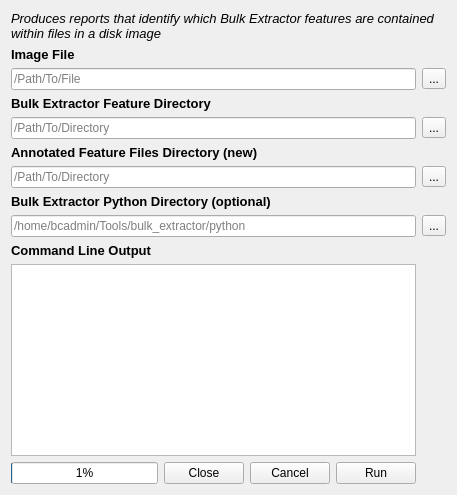
      <widget class="QWidget" name="annotatedTab">
       <attribute name="title">
        <string>Annotate BE Reports</string>
       </attribute>
       <layout class="QGridLayout" name="gridLayout_4">
        <item row="5" column="0" colspan="4">
         <widget class="QLabel" name="annOutDirLabel">
          <property name="font">
           <font>
            <pointsize>10</pointsize>
            <weight>75</weight>
            <bold>true</bold>
           </font>
          </property>
          <property name="text">
           <string>Annotated Feature Files Directory (new)</string>
          </property>
         </widget>
        </item>
        <item row="11" column="2">
         <widget class="QPushButton" name="annClose">
          <property name="sizePolicy">
           <sizepolicy hsizetype="Fixed" vsizetype="Fixed">
            <horstretch>0</horstretch>
            <verstretch>0</verstretch>
           </sizepolicy>
          </property>
          <property name="text">
           <string>Close</string>
          </property>
         </widget>
        </item>
        <item row="6" column="5">
         <widget class="QToolButton" name="annOutDirToolButton">
          <property name="text">
           <string>...</string>
          </property>
         </widget>
        </item>
        <item row="9" column="0">
         <widget class="QLabel" name="annBETextEditLabel">
          <property name="font">
           <font>
            <pointsize>10</pointsize>
            <weight>75</weight>
            <bold>true</bold>
           </font>
          </property>
          <property name="text">
           <string>Command Line Output</string>
          </property>
         </widget>
        </item>
        <item row="2" column="5">
         <widget class="QToolButton" name="annImageToolButton">
          <property name="text">
           <string>...</string>
          </property>
         </widget>
        </item>
        <item row="1" column="0">
         <widget class="QLabel" name="annImageLabel">
          <property name="font">
           <font>
            <pointsize>10</pointsize>
            <weight>75</weight>
            <bold>true</bold>
           </font>
          </property>
          <property name="text">
           <string>Image File</string>
          </property>
         </widget>
        </item>
        <item row="3" column="0" colspan="4">
         <widget class="QLabel" name="annBEFeatureLabel">
          <property name="font">
           <font>
            <pointsize>10</pointsize>
            <weight>75</weight>
            <bold>true</bold>
           </font>
          </property>
          <property name="text">
           <string>Bulk Extractor Feature Directory</string>
          </property>
         </widget>
        </item>
        <item row="11" column="3">
         <widget class="QPushButton" name="annCancel">
          <property name="sizePolicy">
           <sizepolicy hsizetype="Fixed" vsizetype="Fixed">
            <horstretch>0</horstretch>
            <verstretch>0</verstretch>
           </sizepolicy>
          </property>
          <property name="text">
           <string>Cancel</string>
          </property>
         </widget>
        </item>
        <item row="11" column="4">
         <widget class="QPushButton" name="annRun">
          <property name="sizePolicy">
           <sizepolicy hsizetype="Fixed" vsizetype="Fixed">
            <horstretch>0</horstretch>
            <verstretch>0</verstretch>
           </sizepolicy>
          </property>
          <property name="text">
           <string>Run</string>
          </property>
         </widget>
        </item>
        <item row="2" column="0" colspan="5">
         <widget class="QLineEdit" name="annImageLineEdit">
          <property name="text">
           <string/>
          </property>
          <property name="placeholderText">
           <string>/Path/To/File</string>
          </property>
         </widget>
        </item>
        <item row="8" column="0" colspan="5">
         <widget class="QLineEdit" name="annBEPyDirLineEdit">
          <property name="text">
           <string/>
          </property>
          <property name="placeholderText">
           <string>/home/bcadmin/Tools/bulk_extractor/python</string>
          </property>
         </widget>
        </item>
        <item row="4" column="5">
         <widget class="QToolButton" name="annBEFeatureToolButton">
          <property name="text">
           <string>...</string>
          </property>
         </widget>
        </item>
        <item row="7" column="0" colspan="4">
         <widget class="QLabel" name="annBEPyDirLabel">
          <property name="font">
           <font>
            <pointsize>10</pointsize>
            <weight>75</weight>
            <bold>true</bold>
           </font>
          </property>
          <property name="text">
           <string>Bulk Extractor Python Directory (optional)</string>
          </property>
         </widget>
        </item>
        <item row="0" column="0" colspan="6">
         <widget class="QLabel" name="annHeaderLabel">
          <property name="font">
           <font>
            <pointsize>10</pointsize>
            <italic>true</italic>
           </font>
          </property>
          <property name="text">
           <string>Produces reports that identify which Bulk Extractor features are contained within files in a disk image</string>
          </property>
          <property name="wordWrap">
           <bool>true</bool>
          </property>
         </widget>
        </item>
        <item row="6" column="0" colspan="5">
         <widget class="QLineEdit" name="annOutDirLineEdit">
          <property name="placeholderText">
           <string>/Path/To/Directory</string>
          </property>
         </widget>
        </item>
        <item row="4" column="0" colspan="5">
         <widget class="QLineEdit" name="annBEFeatureLineEdit">
          <property name="text">
           <string/>
          </property>
          <property name="placeholderText">
           <string>/Path/To/Directory</string>
          </property>
         </widget>
        </item>
        <item row="8" column="5">
         <widget class="QToolButton" name="annBEPyDirToolButton">
          <property name="text">
           <string>...</string>
          </property>
         </widget>
        </item>
        <item row="10" column="0" colspan="5">
         <widget class="QTextEdit" name="annBETextEdit">
          <property name="autoFillBackground">
           <bool>true</bool>
          </property>
          <property name="textInteractionFlags">
           <set>Qt::TextSelectableByKeyboard|Qt::TextSelectableByMouse</set>
          </property>
         </widget>
        </item>
        <item row="11" column="0" colspan="2">
         <widget class="QProgressBar" name="annProgress">
          <property name="value">
           <number>1</number>
          </property>
         </widget>
        </item>
       </layout>
      </widget>
